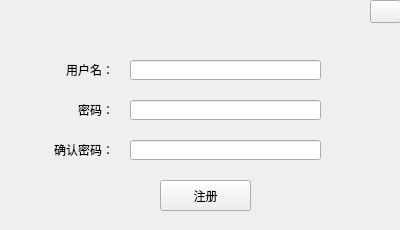
<?xml version="1.0" encoding="UTF-8"?>
<ui version="4.0">
 <class>registerWidget</class>
 <widget class="QWidget" name="registerWidget">
  <property name="geometry">
   <rect>
    <x>0</x>
    <y>0</y>
    <width>400</width>
    <height>230</height>
   </rect>
  </property>
  <property name="windowTitle">
   <string>注册</string>
  </property>
  <widget class="QLineEdit" name="lineEditPass">
   <property name="geometry">
    <rect>
     <x>130</x>
     <y>100</y>
     <width>191</width>
     <height>20</height>
    </rect>
   </property>
  </widget>
  <widget class="QLabel" name="labelPass">
   <property name="geometry">
    <rect>
     <x>43</x>
     <y>100</y>
     <width>71</width>
     <height>20</height>
    </rect>
   </property>
   <property name="text">
    <string>密码：</string>
   </property>
   <property name="alignment">
    <set>Qt::AlignRight|Qt::AlignTrailing|Qt::AlignVCenter</set>
   </property>
  </widget>
  <widget class="QLineEdit" name="lineEditName">
   <property name="geometry">
    <rect>
     <x>130</x>
     <y>60</y>
     <width>191</width>
     <height>20</height>
    </rect>
   </property>
  </widget>
  <widget class="QPushButton" name="btLogin">
   <property name="geometry">
    <rect>
     <x>160</x>
     <y>180</y>
     <width>91</width>
     <height>31</height>
    </rect>
   </property>
   <property name="text">
    <string>注册</string>
   </property>
  </widget>
  <widget class="QLabel" name="label">
   <property name="geometry">
    <rect>
     <x>43</x>
     <y>60</y>
     <width>71</width>
     <height>20</height>
    </rect>
   </property>
   <property name="text">
    <string>用户名：</string>
   </property>
   <property name="alignment">
    <set>Qt::AlignRight|Qt::AlignTrailing|Qt::AlignVCenter</set>
   </property>
  </widget>
  <widget class="QLineEdit" name="lineEditPass_2">
   <property name="geometry">
    <rect>
     <x>130</x>
     <y>140</y>
     <width>191</width>
     <height>20</height>
    </rect>
   </property>
  </widget>
  <widget class="QLabel" name="labelPass_2">
   <property name="geometry">
    <rect>
     <x>33</x>
     <y>140</y>
     <width>81</width>
     <height>20</height>
    </rect>
   </property>
   <property name="text">
    <string>确认密码：</string>
   </property>
   <property name="alignment">
    <set>Qt::AlignRight|Qt::AlignTrailing|Qt::AlignVCenter</set>
   </property>
  </widget>
  <widget class="QPushButton" name="btClose">
   <property name="geometry">
    <rect>
     <x>370</x>
     <y>0</y>
     <width>31</width>
     <height>23</height>
    </rect>
   </property>
   <property name="text">
    <string/>
   </property>
  </widget>
 </widget>
 <resources/>
 <connections/>
</ui>
